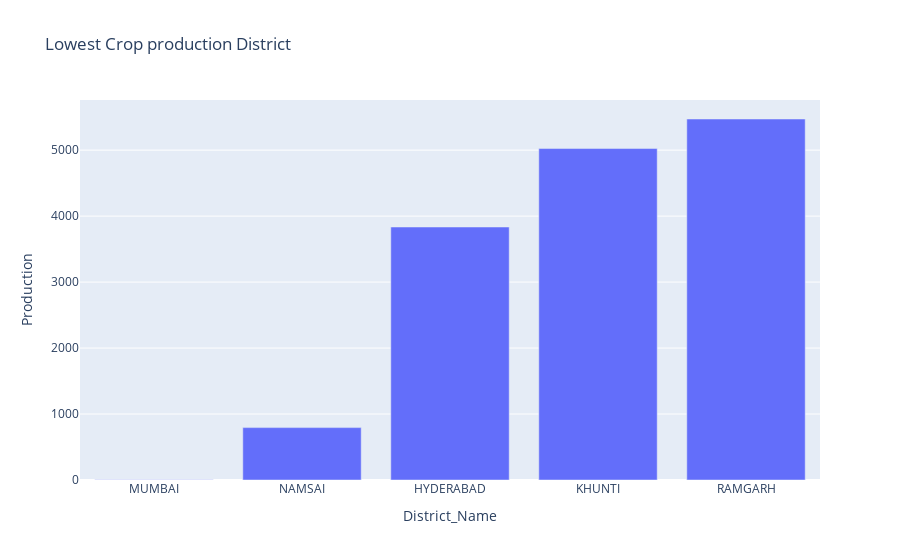

Notebook source saved alongside this figure:
### Markdown cell above
### MUMBAI having  the lowest crop production district

### Code cell
temp2 = temp.head()
trace2 = px.bar(temp2, x = 'District_Name',y = 'Production', title = 'Lowest Crop production District')
trace2.show()

### Figure 1 — Plotly figure (JSON) as saved in the notebook; plotly's stock layout.template omitted (floating-point values rounded to 4 significant figures)
{"data": [{"alignmentgroup": "True", "hovertemplate": "District_Name=%{x}<br>Production=%{y}<extra></extra>", "legendgroup": "", "marker": {"color": "#636efa", "pattern": {"shape": ""}}, "name": "", "offsetgroup": "", "orientation": "v", "showlegend": false, "textposition": "auto", "type": "bar", "x": ["MUMBAI", "NAMSAI", "HYDERABAD", "KHUNTI", "RAMGARH"], "xaxis": "x", "y": [2, 794, 3835, 5024, 5472], "yaxis": "y"}], "layout": {"barmode": "relative", "legend": {"tracegroupgap": 0}, "title": {"text": "Lowest Crop production District"}, "xaxis": {"anchor": "y", "domain": [0, 1], "title": {"text": "District_Name"}}, "yaxis": {"anchor": "x", "domain": [0, 1], "title": {"text": "Production"}}}}
